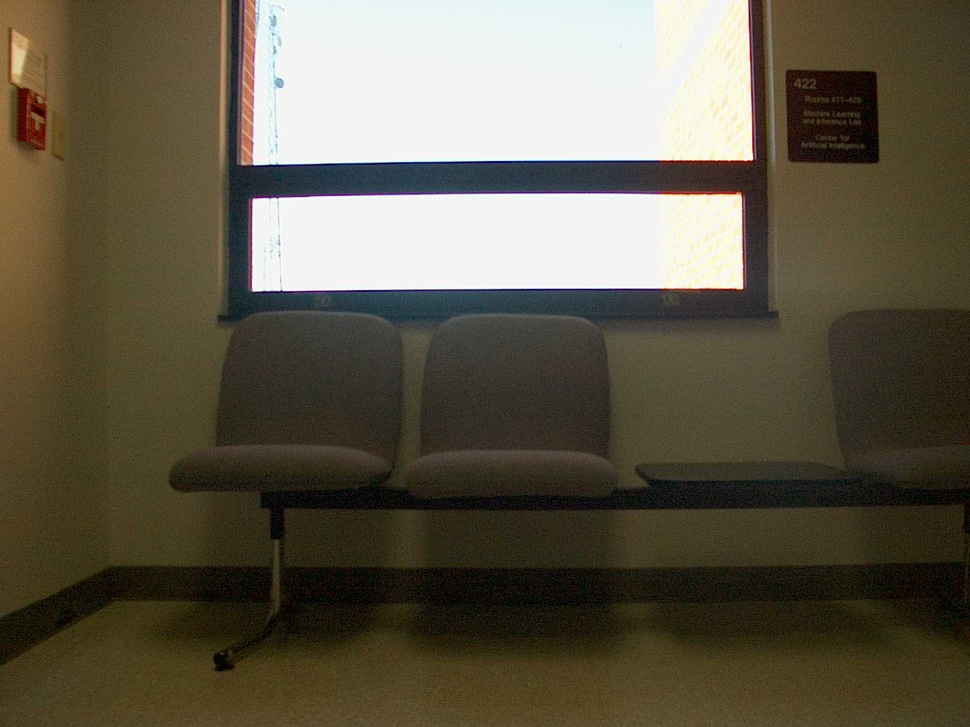
#> input picture hw2/imgs/ST2MainHall4001.jpg, 970 x 727 px, shrunk from 1600 x 1200 before the run
$ python keypoints.py ../imgs/ST2MainHall4001.jpg   (Python 2 division)   (older library calls are emulated)
#> lines starting #> are read from the running program, lines starting #| are printed output that depends on the picture
#!/usr/bin/env python
# Zhonghua Xi
# 2/6/2014
# Compute/Display SIFT features
import cv2
import sys
import scipy as sp

if len(sys.argv) < 2:
    print 'usage: %s img1' % sys.argv[0]
    sys.exit(1)

img_path = sys.argv[1]

img = cv2.imread(img_path, cv2.CV_LOAD_IMAGE_GRAYSCALE)
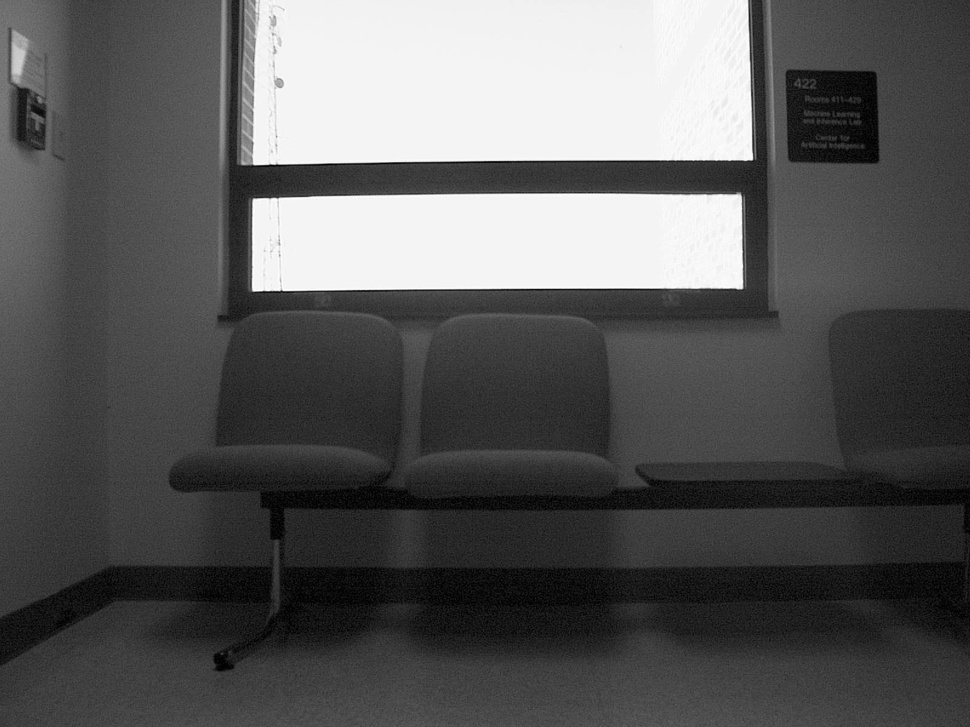
#> img: shape (727, 970); min 0, max 255, mean 90

# create SIFT feature detector
sift = cv2.SIFT()

# detect feature points and compute feature descriptor
kp, des = sift.detectAndCompute(img, None)
#> kp = 298 keypoints; strongest (x, y, size): (697, 246, 61), (299, 250, 63.8), (746, 153, 11.3), (727, 209, 23.4)

# visualize result
# features will be drawn as circles with an orientation and radius as its size in random colors
view = cv2.drawKeypoints(img, kp, flags=cv2.DRAW_MATCHES_FLAGS_DRAW_RICH_KEYPOINTS);
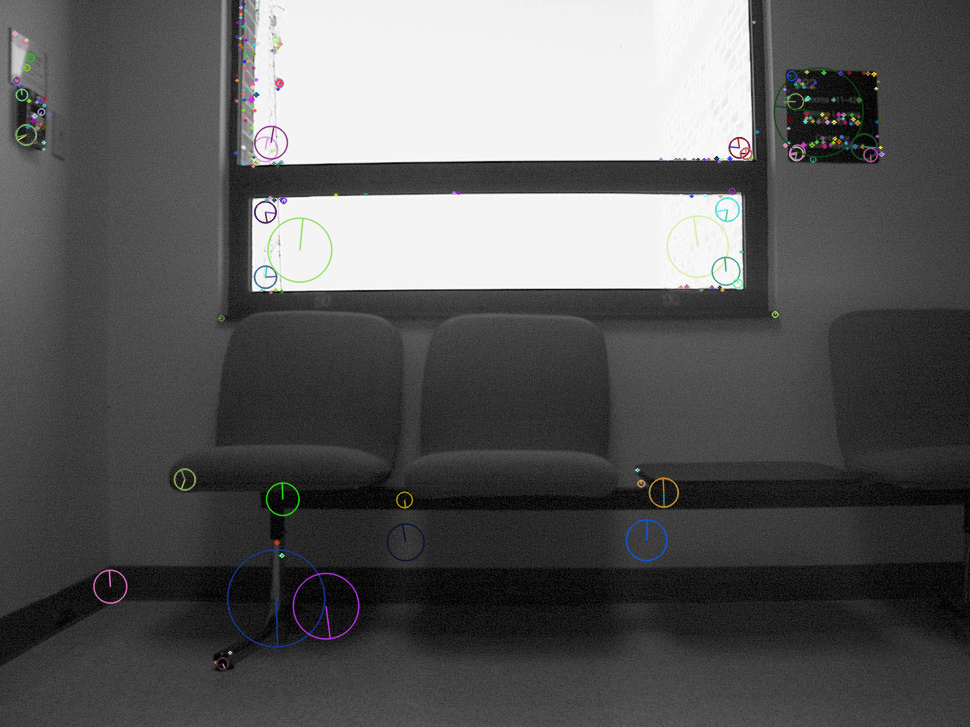
#> view: shape (727, 970, 3); mean of channels 0, 1, 2 90.2, 90.2, 90.2; drawn as B, G, R

cv2.namedWindow("SIFT", cv2.cv.CV_WINDOW_NORMAL)
cv2.imshow("SIFT", view)
cv2.waitKey()

$ run again, on hw2/imgs/ST2MainHall4004.jpg
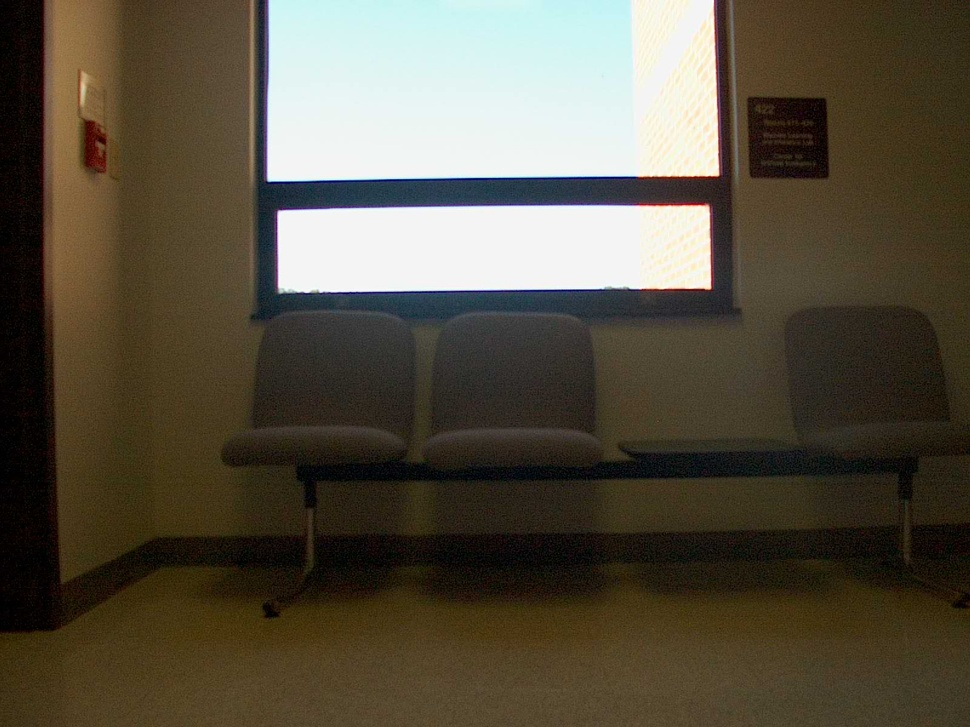
#> input picture hw2/imgs/ST2MainHall4004.jpg, 970 x 727 px, shrunk from 1600 x 1200 before the run
#> `img = cv2.imread(img_path, cv2.CV_LOAD_IMAGE_GRAYSCALE)`:
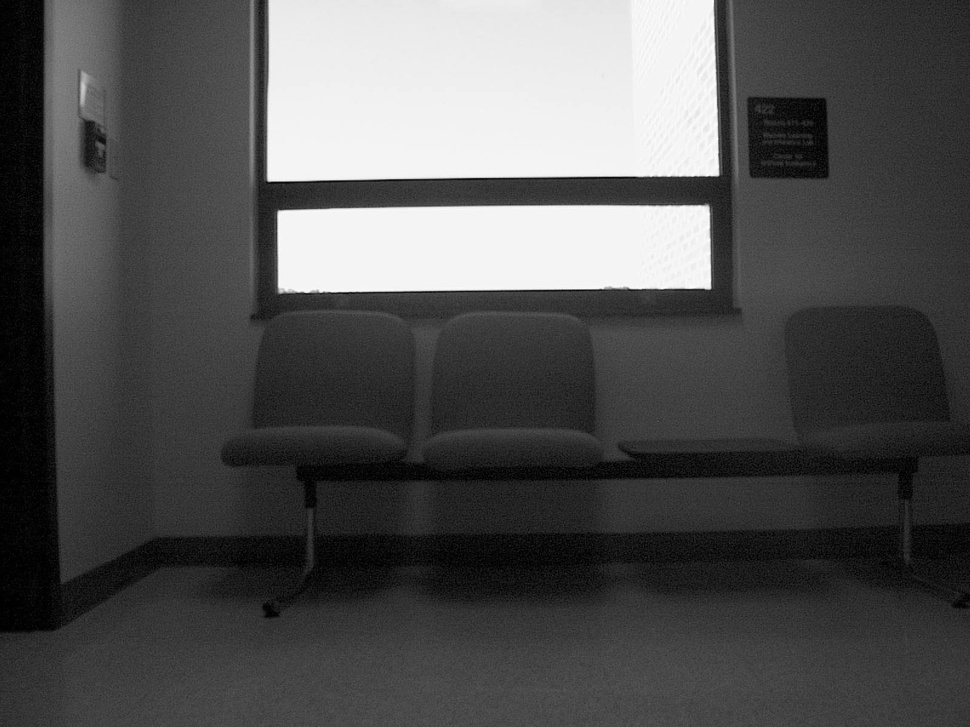
#> img: shape (727, 970); min 0, max 255, mean 81.4
#> kp = 122 keypoints; strongest (x, y, size): (672, 252, 54.6), (316, 255, 54.6), (710, 167, 13.9), (289, 222, 18.3)
